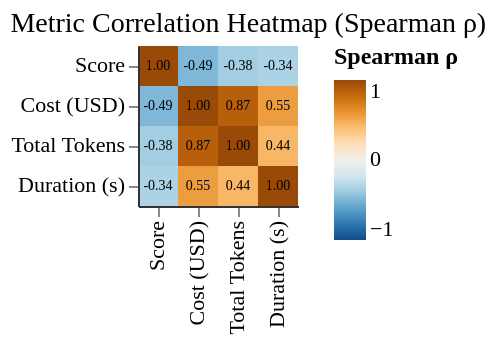

Vega-Lite specification stored for this chart:
### Vega-Lite specification from a JSON file in a GitHub repository (floating-point values rounded to 4 significant figures)
{"config": {"font": "serif", "axis": {"labelFontSize": 11, "titleFontSize": 13, "gridColor": "#e0e0e0", "domainColor": "#333333"}, "legend": {"labelFontSize": 11, "titleFontSize": 12}, "title": {"fontSize": 14, "anchor": "start", "fontWeight": "normal"}, "view": {"stroke": null, "continuousWidth": 400, "continuousHeight": 300, "strokeWidth": 0}, "mark": {"tooltip": true}}, "layer": [{"mark": {"type": "rect"}, "encoding": {"color": {"field": "rho", "scale": {"domain": [-1, 1], "scheme": "blueorange"}, "title": "Spearman ρ", "type": "quantitative"}, "tooltip": [{"field": "metric1", "title": "Metric 1", "type": "ordinal"}, {"field": "metric2", "title": "Metric 2", "type": "ordinal"}, {"field": "rho", "format": ".3f", "title": "Spearman ρ", "type": "quantitative"}, {"field": "p_value", "format": ".4f", "title": "p-value", "type": "quantitative"}], "x": {"field": "metric1", "sort": ["Score", "Cost (USD)", "Total Tokens", "Duration (s)"], "title": "", "type": "ordinal"}, "y": {"field": "metric2", "sort": ["Score", "Cost (USD)", "Total Tokens", "Duration (s)"], "title": "", "type": "ordinal"}}}, {"mark": {"type": "text", "baseline": "middle", "fontSize": 7}, "encoding": {"color": {"value": "black"}, "text": {"field": "label", "type": "nominal"}, "x": {"field": "metric1", "sort": ["Score", "Cost (USD)", "Total Tokens", "Duration (s)"], "type": "ordinal"}, "y": {"field": "metric2", "sort": ["Score", "Cost (USD)", "Total Tokens", "Duration (s)"], "type": "ordinal"}}}], "data": {"name": "data-d0380aa43556811a5e408c94c9982e48"}, "title": "Metric Correlation Heatmap (Spearman ρ)", "$schema": "https://vega.github.io/schema/vega-lite/v6.1.0.json", "datasets": {"data-d0380aa43556811a5e408c94c9982e48": [{"agent_model": "claude-haiku-4-5", "metric1": "Score", "metric2": "Score", "rho": 1.0, "p_value": 0.0, "label": "1.00", "p_value_corrected": 0.0, "significant": true}, {"agent_model": "claude-haiku-4-5", "metric1": "Score", "metric2": "Cost (USD)", "rho": -0.4934, "p_value": 2.458e-67, "label": "-0.49", "p_value_corrected": 1.967e-66, "significant": true}, {"agent_model": "claude-haiku-4-5", "metric1": "Score", "metric2": "Total Tokens", "rho": -0.3783, "p_value": 4.554e-38, "label": "-0.38", "p_value_corrected": 1.822e-37, "significant": true}, {"agent_model": "claude-haiku-4-5", "metric1": "Score", "metric2": "Duration (s)", "rho": -0.3441, "p_value": 2.174e-31, "label": "-0.34", "p_value_corrected": 4.348e-31, "significant": true}, {"agent_model": "claude-haiku-4-5", "metric1": "Cost (USD)", "metric2": "Score", "rho": -0.4934, "p_value": 2.458e-67, "label": "-0.49", "p_value_corrected": 1.967e-66, "significant": true}, {"agent_model": "claude-haiku-4-5", "metric1": "Cost (USD)", "metric2": "Cost (USD)", "rho": 1.0, "p_value": 0.0, "label": "1.00", "p_value_corrected": 0.0, "significant": true}, {"agent_model": "claude-haiku-4-5", "metric1": "Cost (USD)", "metric2": "Total Tokens", "rho": 0.8659, "p_value": 0.0, "label": "0.87", "p_value_corrected": 0.0, "significant": true}, {"agent_model": "claude-haiku-4-5", "metric1": "Cost (USD)", "metric2": "Duration (s)", "rho": 0.554, "p_value": 6.453e-88, "label": "0.55", "p_value_corrected": 6.453e-87, "significant": true}, {"agent_model": "claude-haiku-4-5", "metric1": "Total Tokens", "metric2": "Score", "rho": -0.3783, "p_value": 4.554e-38, "label": "-0.38", "p_value_corrected": 1.822e-37, "significant": true}, {"agent_model": "claude-haiku-4-5", "metric1": "Total Tokens", "metric2": "Cost (USD)", "rho": 0.8659, "p_value": 0.0, "label": "0.87", "p_value_corrected": 0.0, "significant": true}, {"agent_model": "claude-haiku-4-5", "metric1": "Total Tokens", "metric2": "Total Tokens", "rho": 1.0, "p_value": 0.0, "label": "1.00", "p_value_corrected": 0.0, "significant": true}, {"agent_model": "claude-haiku-4-5", "metric1": "Total Tokens", "metric2": "Duration (s)", "rho": 0.4379, "p_value": 8.275e-52, "label": "0.44", "p_value_corrected": 4.965e-51, "significant": true}, {"agent_model": "claude-haiku-4-5", "metric1": "Duration (s)", "metric2": "Score", "rho": -0.3441, "p_value": 2.174e-31, "label": "-0.34", "p_value_corrected": 4.348e-31, "significant": true}, {"agent_model": "claude-haiku-4-5", "metric1": "Duration (s)", "metric2": "Cost (USD)", "rho": 0.554, "p_value": 6.453e-88, "label": "0.55", "p_value_corrected": 6.453e-87, "significant": true}, {"agent_model": "claude-haiku-4-5", "metric1": "Duration (s)", "metric2": "Total Tokens", "rho": 0.4379, "p_value": 8.275e-52, "label": "0.44", "p_value_corrected": 4.965e-51, "significant": true}, {"agent_model": "claude-haiku-4-5", "metric1": "Duration (s)", "metric2": "Duration (s)", "rho": 1.0, "p_value": 0.0, "label": "1.00", "p_value_corrected": 0.0, "significant": true}]}}
